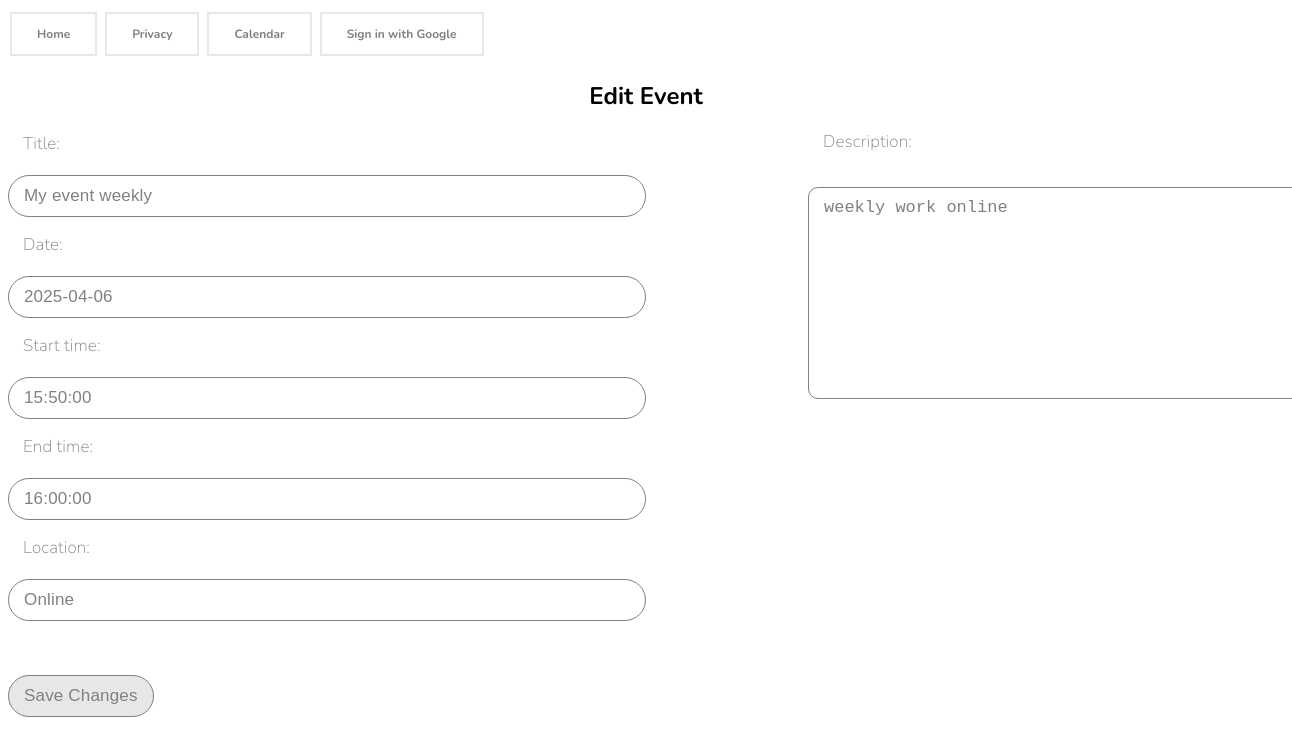
Screenshot of /edit_event/127/ (signed in) with the database file from the repository.
### main/models.py (models this page shows, shortened)
class Event(models.Model):
    title = models.CharField(max_length=100)
    date = models.DateField()
    start_time = models.TimeField()
    end_time = models.TimeField()
    RECURRENCE_CHOICES = [
        ('daily', 'Daily'),
        ('weekly', 'Weekly'),
        ('monthly', 'Monthly'),
        ('yearly', 'Yearly'),
    ]
    recurrence = models.CharField(max_length=10, choices=RECURRENCE_CHOICES, blank=True, null=True)
    EVENT_TYPE_CHOICES = [
        ('online', 'Online'),
        ('offline', 'Offline'),
    ]
    event_type = models.CharField(max_length=10, choices=EVENT_TYPE_CHOICES, default='offline')
    location = models.CharField(max_length=100, blank=True, null=True)
    description = models.TextField()
    creator = models.ForeignKey(User, on_delete=models.CASCADE, related_name='created_events')
    invited_users = models.ManyToManyField(User, related_name='invited_events')

### main/views.py (the view)
# urls.py: path('edit_event/<int:event_id>/', views.edit_event, name='edit_event'),
@login_required
def edit_event(request, event_id):
    event = get_object_or_404(Event, pk=event_id)
    if request.method == 'POST':
        form = EventForm(request.POST, instance=event)
        if form.is_valid():
            form.save()
            return redirect('calendar')
    else:
        form = EventForm(instance=event)
    return render(request, 'main/edit_event.html', {'form': form, 'event_id': event_id})

### main/forms.py
class EventForm(forms.ModelForm):
    class Meta:
        model = Event
        fields = ['title', 'date', 'start_time', 'end_time', 'location', 'description']

### main/templates/main/edit_event.html (shortened to what this page needs)
{% extends 'main/general.html' %}
{% block css %}
    {% load static %}
    <link rel="stylesheet" href="{% static 'styles/main/edit_event_styles.css' %}">
{% endblock %}
{% block maincontent %}
<h2>Edit Event</h2>
<form method="post">
    {{ form.as_p }}
    <button type="submit">Save Changes</button>
</form>
{% endblock %}

### main/styles/main/edit_event_styles.css (style rules this page uses)
body { font-family: "Nunito", sans-serif; font-optical-sizing: auto; font-weight: 200; font-style: normal; background-image: url(""); background-repeat: no-repeat; }
h2 { text-align: center; }

### main/templates/main/edit_event.html (style rules this page uses)
form label { transform-origin: left center; color: grey; font-weight: 100; letter-spacing: 0.01em; font-size: 17px; box-sizing: border-box; padding: 10px 15px; display: block; position: relative; margin-top: -10px; z-index: 2; pointer-events: none; }
form input[type="text"] { appearance: none; background-color: none; border: 1px solid grey; line-height: 0; font-size: 17px; width: 50%; display: block; box-sizing: border-box; padding: 10px 15px; border-radius: 60px; color: grey; font-weight: 100; letter-spacing: 0.01em; position: relative; z-index: 1; }
form input[type="text"]:valid { margin-top: 10px; }
form label[for="id_description"] { margin-top: 120px; margin-left: 800px; background-color: none; position: absolute; right: 20; top: 0; }
form textarea { margin-top: -450px; width: 40%; color: grey; display: inline-block; vertical-align: top; margin-left: 800px; box-sizing: border-box; padding: 10px 15px; border-radius: 10px; border: 1px solid grey; font-size: 17px; font-weight: 100; resize: ; }
form button { background-color: #e7e7e7; border: 1px solid grey; line-height: 0; font-size: 17px; display: inline-block; box-sizing: border-box; padding: 20px 15px; border-radius: 60px; color: grey; font-weight: 100; letter-spacing: 0.01em; position: relative; z-index: 1; cursor: pointer; }

### rows the page displays
Event: title "My event weekly", date "2025-04-06", start_time "15:50:00", end_time "16:00:00", location "Online", description "weekly work online"
